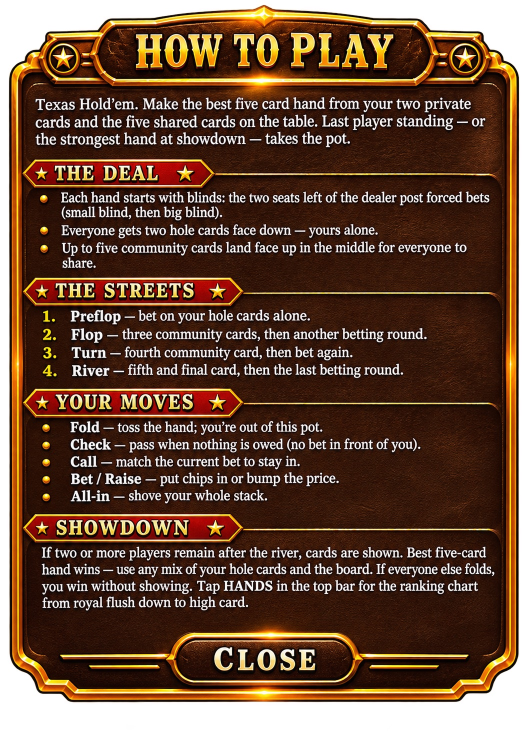
#> input picture Web/CinematicPoker.Web/wwwroot/img/how-to-play-source.jpg, 1056 x 1489 px (shown at 1/2 size)
$ python build_how_to_play.py
#> lines starting #> are read from the running program, lines starting #| are printed output that depends on the picture; after the words box and inside, x2 and y2 are one past the last pixel; in counts of white or black regions, pixels touching at a corner belong together
#!/usr/bin/env python3
"""Export how-to-play overlay PNGs from owner full mock."""
from __future__ import annotations

import sys
from pathlib import Path

import numpy as np
from PIL import Image

ROOT = Path(__file__).resolve().parents[1]
IMG = ROOT / "Web/CinematicPoker.Web/wwwroot/img"
SOURCE = IMG / "how-to-play-source.jpg"


def export(width: int) -> Image.Image:
#> called with width = 580
    im = Image.open(SOURCE).convert("RGBA")
    arr = np.array(im)
    dark = (arr[:, :, 0] < 24) & (arr[:, :, 1] < 24) & (arr[:, :, 2] < 24)
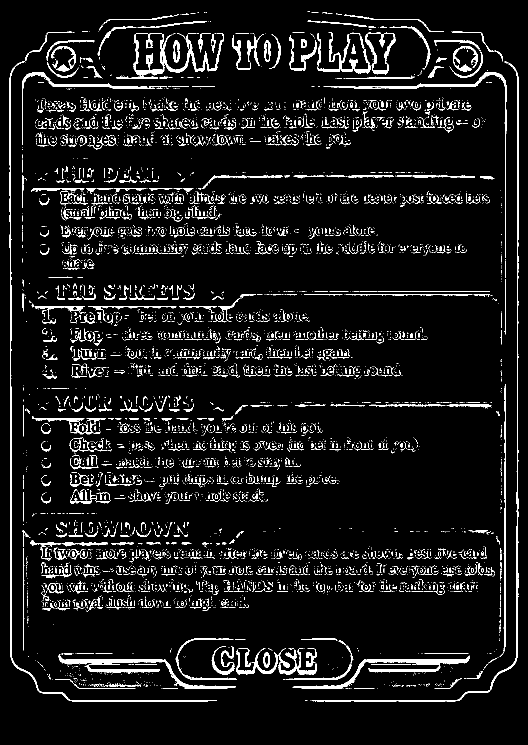
#> dark: shape (1489, 1056) bool (shown at 1/2 size); 6.8% white; 6691 white regions (5728 under 20 px), largest, box (x1, y1, x2, y2) and area: (19, 106, 434, 1403) 4430, (623, 123, 1037, 1403) 4074, (117, 1308, 472, 1377) 3441
    arr[dark, 3] = 0
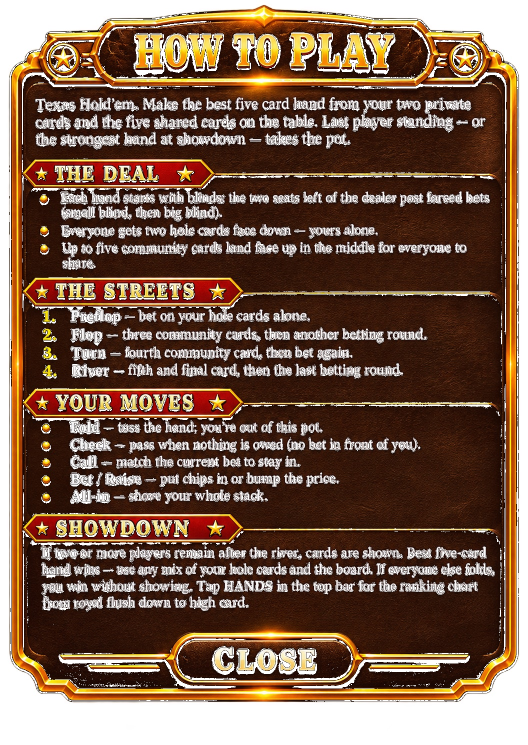
#> arr: shape (1489, 1056, 4) (shown at 1/2 size); mean R, G, B, A 107, 77.7, 59.4, 237.8; transparent parts drawn white
    out = Image.fromarray(arr, "RGBA")
    height = round(out.height * (width / out.width))
#> height = 818
    return out.resize((width, height), Image.Resampling.LANCZOS)
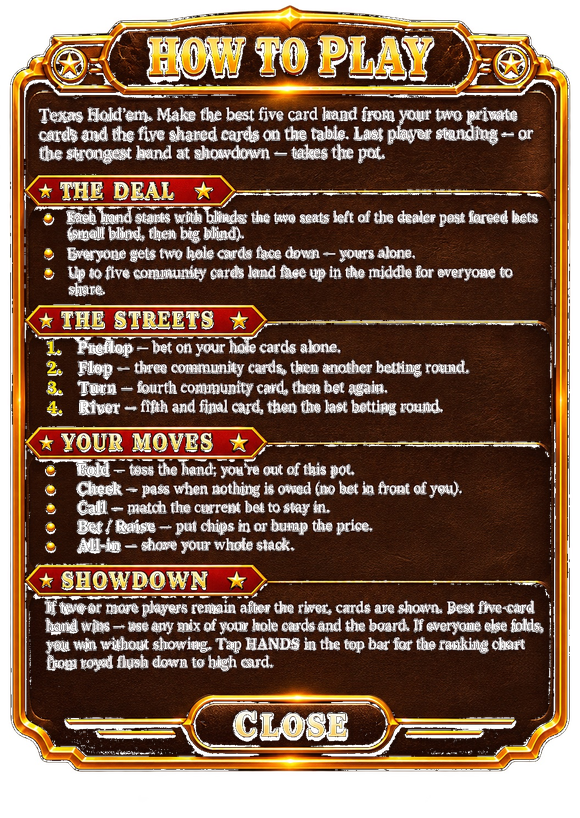
#> returned value: PIL image 580x818 RGBA; mean R, G, B, A 108.8, 79.8, 61.4, 236.4; transparent parts drawn white


def main() -> int:
    if not SOURCE.is_file():
        print(f"missing {SOURCE}", file=sys.stderr)
        return 1
    one = export(580)
    two = export(1160)
    one.save(IMG / "how-to-play.png", optimize=True)
    two.save(IMG / "how-to-play@2x.png", optimize=True)
    print(f"how-to-play.png {one.size}")
#| how-to-play.png (580, 818)
    print(f"how-to-play@2x.png {two.size}")
#| how-to-play@2x.png (1160, 1636)
    return 0


if __name__ == "__main__":
    raise SystemExit(main())
#> (the program exits here)

$ run again, with Web/CinematicPoker.Web/wwwroot/img/hand-rankings.jpg copied over Web/CinematicPoker.Web/wwwroot/img/how-to-play-source.jpg
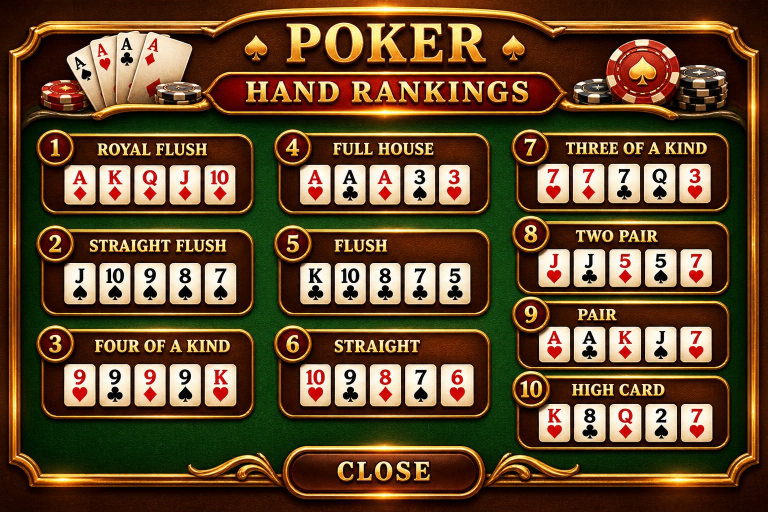
#> input picture Web/CinematicPoker.Web/wwwroot/img/hand-rankings.jpg, 1536 x 1024 px (shown at 1/2 size)
#> in export, `dark = (arr[:, :, 0] < 24) & (arr[:, :, 1] < 24) & (arr[:, :, 2] < 24)`:
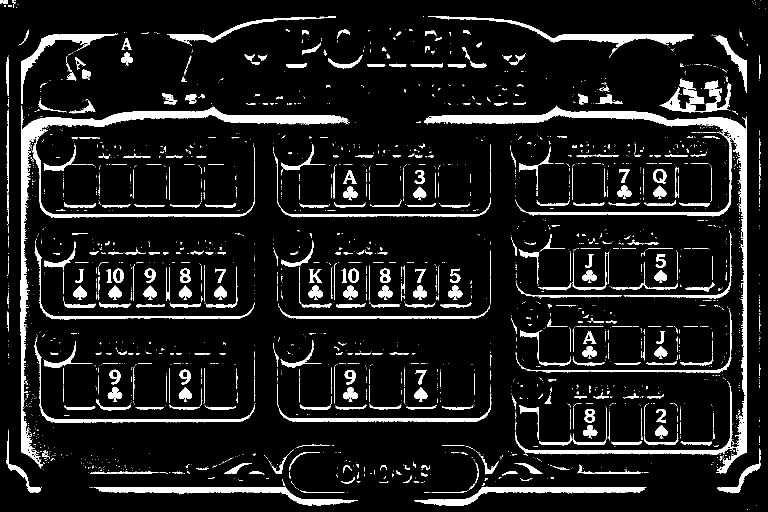
#> dark: shape (1024, 1536) bool (shown at 1/2 size); 9.8% white; 2351 white regions (1880 under 20 px), largest, box (x1, y1, x2, y2) and area: (848, 211, 1494, 947) 23531, (41, 211, 696, 935) 19940, (188, 973, 716, 1012) 5423
#> arr: shape (1024, 1536, 4); mean R, G, B, A 98.3, 72.3, 42.6, 230
#> in export (call 2), `return out.resize((width, height), Image.Resampling.LANCZOS)`:
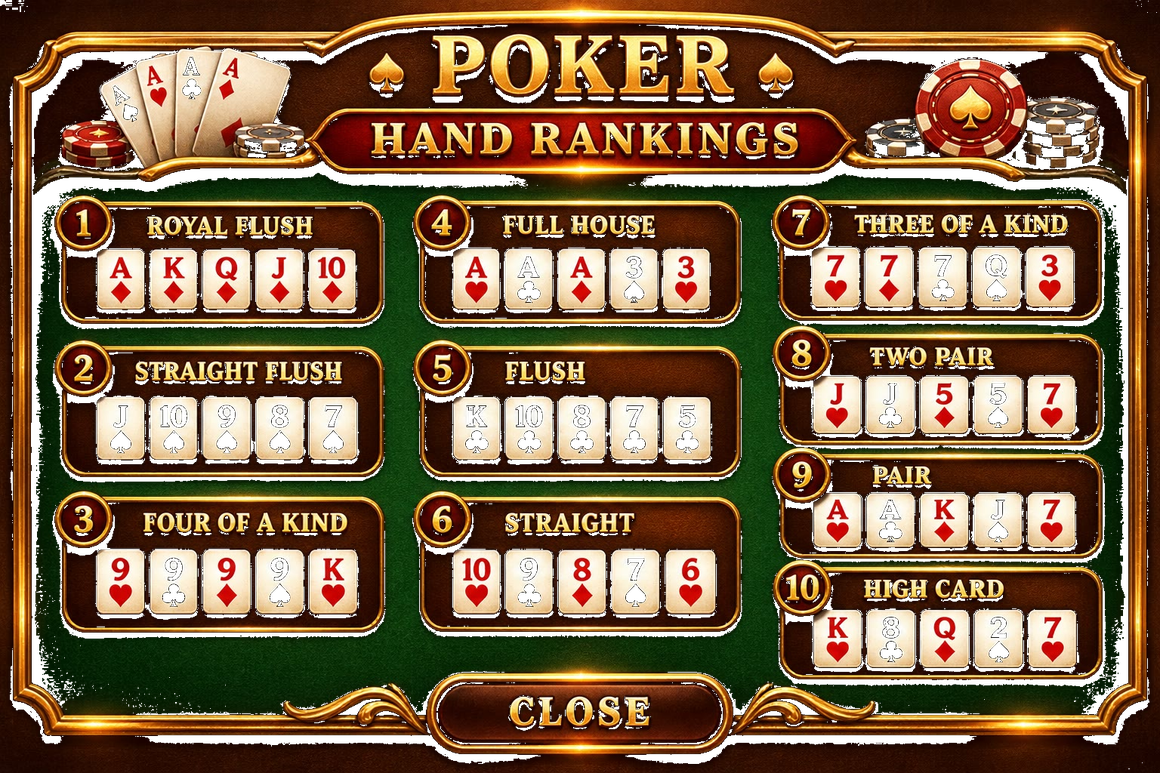
#> returned value: PIL image 1160x773 RGBA; mean R, G, B, A 99.1, 73, 43.5, 229.6; transparent parts drawn white
#| how-to-play.png (580, 387)
#| how-to-play@2x.png (1160, 773)
